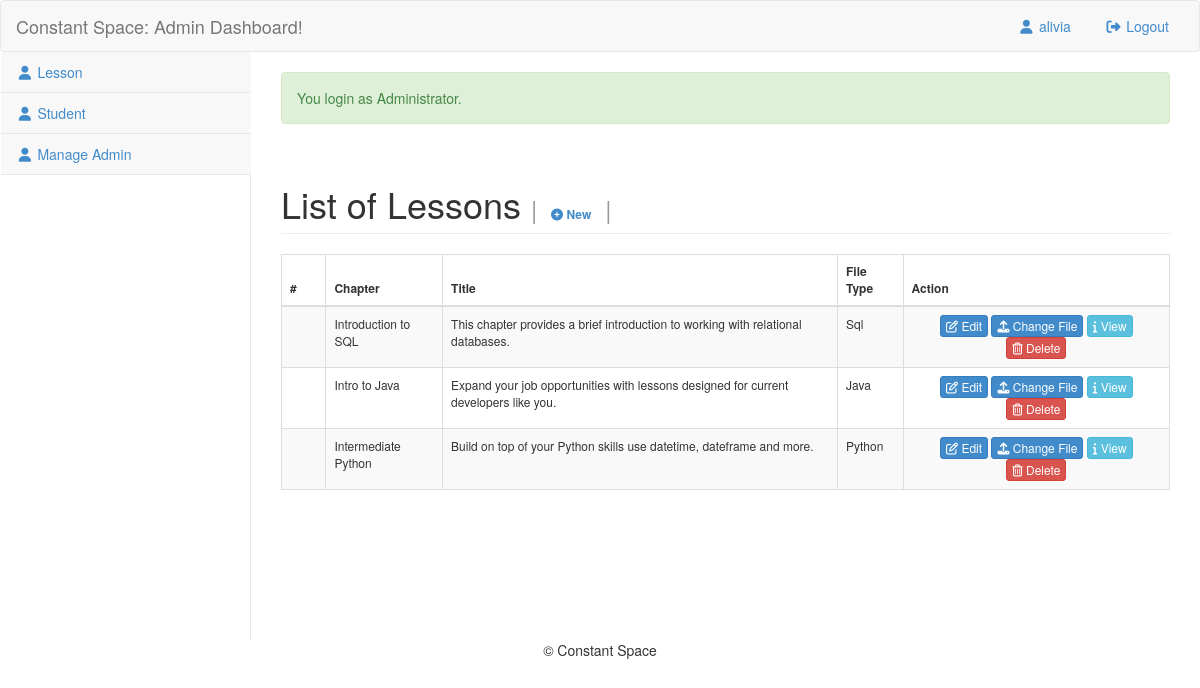
Page /admin/modules/lesson/index.php (signed in) on the earlier database version.
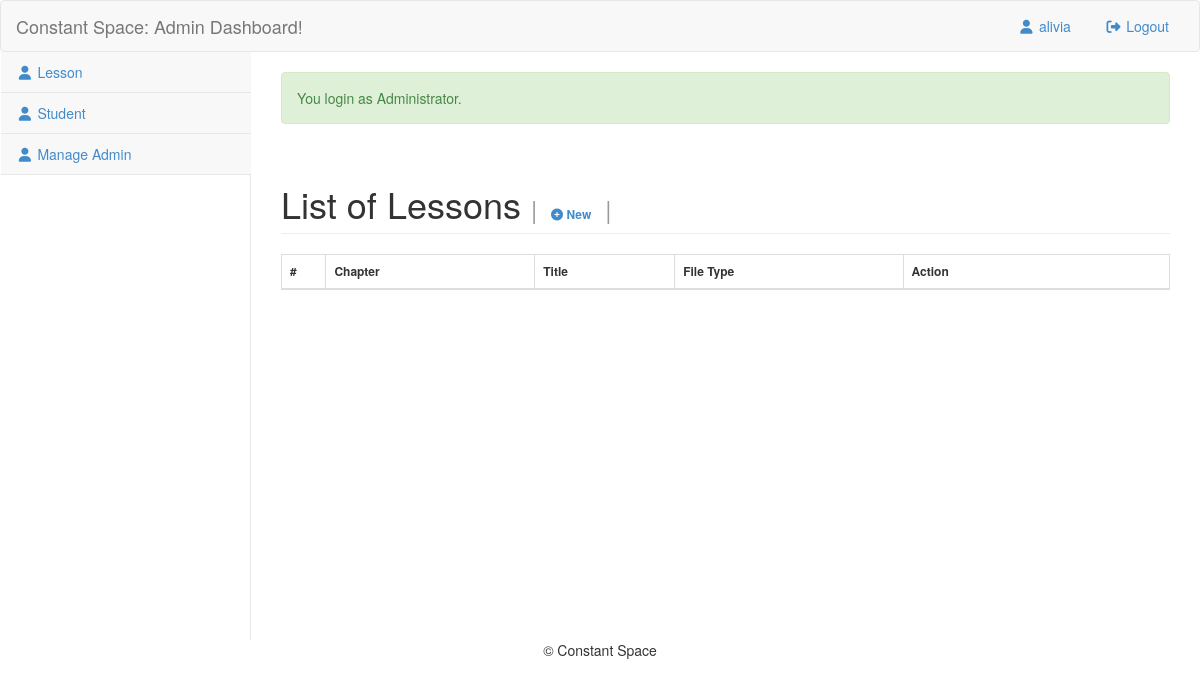
Same page on the later database version.
### tables this page shows
CREATE TABLE `tbllesson` (
  `LessonID` int(11) NOT NULL,
  `LessonChapter` varchar(90) NOT NULL,
  `LessonTitle` varchar(90) NOT NULL,
  `FileLocation` text NOT NULL,
  `Category` varchar(90) NOT NULL,
  `image` varchar(50) DEFAULT NULL
);

### admin/modules/lesson/index.php (called while the page is built, shortened)
<?php
require_once("../../navigation/navigations.php");
?>

### include/database.php (called while the page is built, shortened)
<?php
class Database {
	var $sql_string = '';
	private $conn;
	public function open_connection() {
		$this->conn = mysqli_connect(server,user,pass);
		if(!$this->conn){
			echo "Problem in database connection! Contact administrator!";
			exit();
		}else{
			$db_select = mysqli_select_db($this->conn,database_name);
		}
	}
	function setQuery($sql='') {
		$this->sql_string=$sql;
	}
	function executeQuery() {
		$result = mysqli_query($this->conn,$this->sql_string);
		return $result;
	}
	private function confirm_query($result) {
		return $result;
	}
	function loadResultList( $key='' ) {
		$cur = $this->executeQuery();
		$array = array();
		while ($row = mysqli_fetch_object($cur)) {
			if ($key) {
				$array[$row->$key] = $row;
			} else {
				$array[] = $row;
			}
		}
		return $array;
	}
}
$mydb = new Database();
?>

### admin/modules/lesson/list.php (the view, shortened to what this page needs)
<div class="row">
	<div class="col-lg-12">
		<h1 class="page-header">List of Lessons <small>| <label class="label label-xs" style="font-size: 12px"><a href="index.php?view=add"> <i class="fa fa-plus-circle fw-fa"></i> New</a></label> |</small></h1>
	</div>
</div>
<form action="controller.php?action=delete" Method="POST">
	<div class="table-responsive">
		<table id="example" class="table table-striped table-bordered table-hover table-responsive" style="font-size:12px" cellspacing="0">
			<thead>
				<tr>
					<th width="5%">#</th>
					<th>Chapter</th>
					<th>Title</th>
					<th>File Type</th>
					<th width="30%">Action</th>
				</tr>
			</thead>
			<tbody>
				<?php
				$mydb->setQuery("SELECT *
FROM  `tbllesson`");
				$cur = $mydb->loadResultList();
				foreach ($cur as $result) {
					echo '<tr>';
					echo '<td width="5%" align="center"></td>';
					echo '<td>' . $result->LessonChapter . '</td>';
					echo '<td>' . $result->LessonTitle . '</td>';
					echo '<td>' . $result->Category . '</td>';
					if ($result->Category == "Docs") {
						$view = "index.php?view=viewpdf&id=" . $result->LessonID;
					} else {
						$view = "index.php?view=viewpdf&id=" . $result->LessonID;
					}
					echo '<td align="center" > <a title="Edit Details" href="index.php?view=edit&id=' . $result->LessonID . '"  class="btn btn-primary btn-xs  ">  <span class="fa fa-edit fw-fa"></span> Edit</a>
<a title="Change File" href="index.php?view=uploadfile&id=' . $result->LessonID . '"  class="btn btn-primary btn-xs  ">  <span class="fa fa-upload fw-fa"></span> Change File</a>
<a title="View Files"  href="' . $view . '" class="btn btn-info btn-xs" ><span class="fa fa-info fw-fa"></span> View</a>
<a title="Delete" href="controller.php?action=delete&id=' . $result->LessonID . '" class="btn btn-danger btn-xs" ><span class="fa fa-trash-o fw-fa"></span> Delete</a>
</td>';
					echo '</tr>';
				}
				?>
			</tbody>
		</table>
	</div>
</form>

Differences in the rows shown:
removed tbllesson: LessonChapter "Introduction to SQL", LessonTitle "This chapter provides a brief introduction to working with relational databases.", Category "Sql"
removed tbllesson: LessonChapter "Intro to Java", LessonTitle "Expand your job opportunities with lessons designed for current developers like you.", Category "Java"
removed tbllesson: LessonChapter "Intermediate Python", LessonTitle "Build on top of your Python skills use datetime, dateframe and more.", Category "Python"
